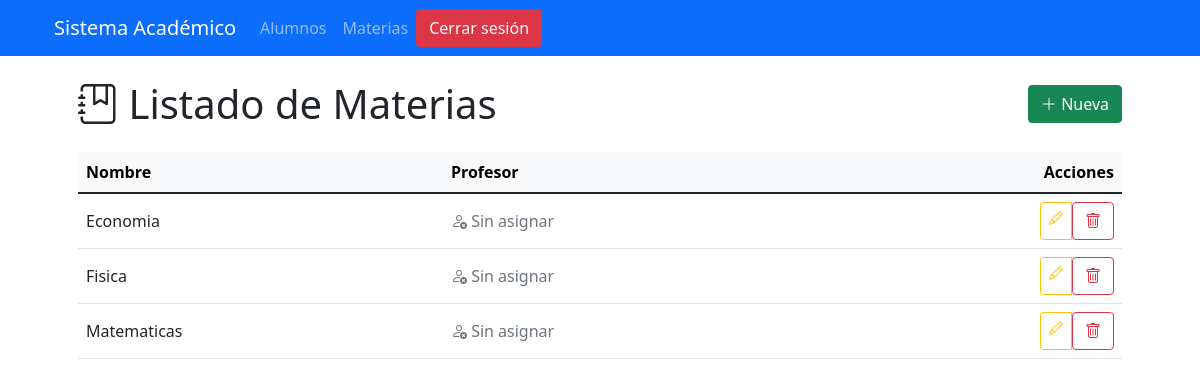
Page /materias/ (signed in) on the earlier database version.
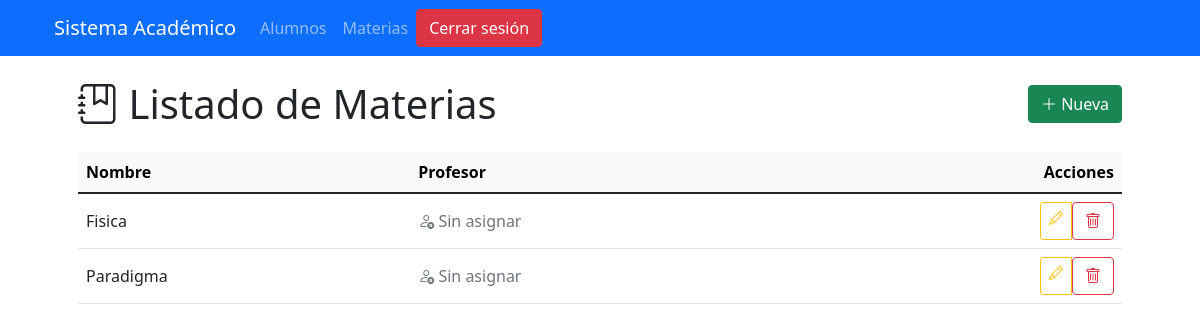
Same page on the later database version.
### formulario/models.py (models this page shows, shortened)
class Materia(models.Model):
    nombre = models.CharField(max_length=100)
    descripcion = models.TextField(blank=True, null=True)
    profesor = models.ForeignKey(Profesor, on_delete=models.SET_NULL, null=True, blank=True, related_name='materias_impartidas')
    nota_minima_aprobatoria = models.DecimalField(
        max_digits=5,
        decimal_places=2,
        default=10,
        validators=[MinValueValidator(0), MaxValueValidator(20)]
    )
    class Meta:
        ordering = ['nombre']
        verbose_name_plural = 'Materias'

### formulario/views.py (the view)
# urls.py: path('materias/', views.lista_materias, name='lista_materias'),
@login_required
def lista_materias(request):
    materias = Materia.objects.all().order_by('nombre')
    return render(request, 'formulario/lista_materias.html', {'materias': materias})

### formulario/templates/formulario/lista_materias.html (shortened to what this page needs)
{% extends 'base.html' %}
{% block content %}
<div class="container-fluid mt-3">
    <div class="d-flex justify-content-between align-items-center mb-4">
        <h1 class="mb-0"><i class="bi bi-journal-bookmark"></i> Listado de Materias</h1>
        <a href="{% url 'formulario:crear_materia' %}" class="btn btn-success">
            <i class="bi bi-plus-lg"></i> Nueva
        </a>
    </div>
    <div class="table-responsive">
        <table class="table table-hover align-middle">
            <thead class="table-light">
                <tr>
                    <th>Nombre</th>
                    <th>Profesor</th>
                    <th class="text-end">Acciones</th>
                </tr>
            </thead>
            <tbody>
                {% for materia in materias %}
                <tr>
                    <td>{{ materia.nombre }}</td>
                    <td>
                        {% if materia.profesor %}
                            <i class="bi bi-person-check"></i> {{ materia.profesor.user.get_short_name }}
                        {% else %}
                            <span class="text-muted"><i class="bi bi-person-x"></i> Sin asignar</span>
                        {% endif %}
                    </td>
                    <td class="text-end">
                        <div class="btn-group btn-group-sm">
                            <a href="{% url 'formulario:editar_materia' materia.id %}"
                               class="btn btn-outline-warning" title="Editar">
                                <i class="bi bi-pencil"></i>
                            </a>
                            <form method="post" action="{% url 'formulario:eliminar_materia' materia.id %}"
                                  class="d-inline">
                                <button type="submit" class="btn btn-outline-danger"
                                        title="Eliminar" onclick="return confirm('¿Eliminar esta materia?')">
                                    <i class="bi bi-trash"></i>
                                </button>
                            </form>
                        </div>
                    </td>
                </tr>
                {% endfor %}
            </tbody>
        </table>
    </div>
</div>
{% endblock %}

Differences in the rows shown:
removed Materia: nombre "Economia", shows "Sin asignar"
removed Materia: nombre "Matematicas", shows "Sin asignar"
added Materia: nombre "Paradigma", shows "Sin asignar"
